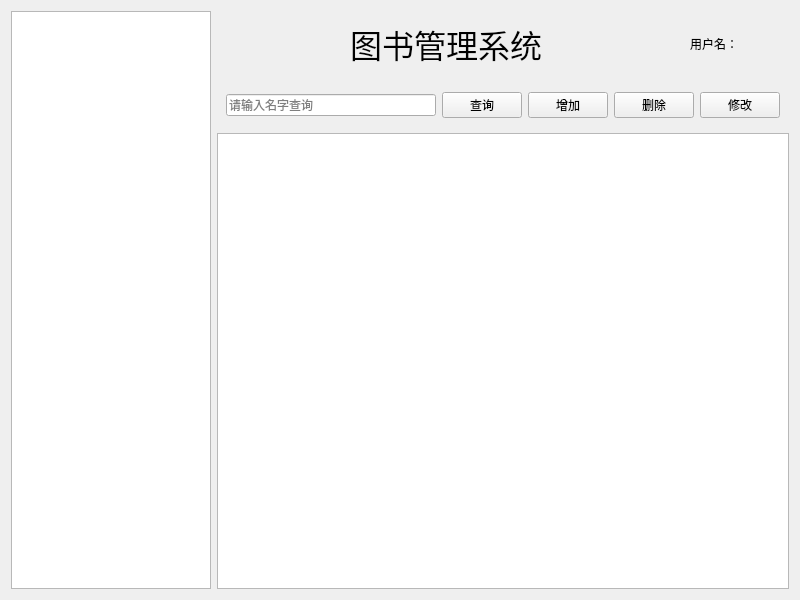
<?xml version="1.0" encoding="UTF-8"?>
<ui version="4.0">
 <class>homePage</class>
 <widget class="QWidget" name="homePage">
  <property name="geometry">
   <rect>
    <x>0</x>
    <y>0</y>
    <width>800</width>
    <height>600</height>
   </rect>
  </property>
  <property name="windowTitle">
   <string>Form</string>
  </property>
  <layout class="QGridLayout" name="gridLayout_5">
   <item row="0" column="0" rowspan="3">
    <widget class="QWidget" name="widget_page" native="true">
     <property name="minimumSize">
      <size>
       <width>200</width>
       <height>0</height>
      </size>
     </property>
     <property name="maximumSize">
      <size>
       <width>200</width>
       <height>16777215</height>
      </size>
     </property>
     <layout class="QGridLayout" name="gridLayout_4">
      <property name="leftMargin">
       <number>0</number>
      </property>
      <property name="topMargin">
       <number>0</number>
      </property>
      <property name="rightMargin">
       <number>0</number>
      </property>
      <property name="bottomMargin">
       <number>0</number>
      </property>
      <property name="spacing">
       <number>0</number>
      </property>
      <item row="0" column="0">
       <widget class="QTreeWidget" name="treeWidget">
        <attribute name="headerVisible">
         <bool>false</bool>
        </attribute>
        <column>
         <property name="text">
          <string notr="true">1</string>
         </property>
        </column>
       </widget>
      </item>
     </layout>
    </widget>
   </item>
   <item row="0" column="1">
    <widget class="QWidget" name="widget_title" native="true">
     <layout class="QGridLayout" name="gridLayout_2">
      <item row="0" column="0">
       <widget class="QLabel" name="label_title">
        <property name="font">
         <font>
          <pointsize>24</pointsize>
         </font>
        </property>
        <property name="text">
         <string>图书管理系统</string>
        </property>
        <property name="alignment">
         <set>Qt::AlignCenter</set>
        </property>
       </widget>
      </item>
     </layout>
    </widget>
   </item>
   <item row="0" column="2">
    <widget class="QWidget" name="widget_username" native="true">
     <property name="minimumSize">
      <size>
       <width>108</width>
       <height>30</height>
      </size>
     </property>
     <property name="maximumSize">
      <size>
       <width>108</width>
       <height>30</height>
      </size>
     </property>
     <layout class="QHBoxLayout" name="horizontalLayout">
      <item>
       <widget class="QLabel" name="label_uname">
        <property name="text">
         <string>用户名：</string>
        </property>
       </widget>
      </item>
      <item>
       <widget class="QLabel" name="label_realname">
        <property name="text">
         <string/>
        </property>
       </widget>
      </item>
     </layout>
    </widget>
   </item>
   <item row="1" column="1" colspan="2">
    <widget class="QWidget" name="widget_function" native="true">
     <layout class="QGridLayout" name="gridLayout_3">
      <item row="0" column="0">
       <widget class="QLineEdit" name="lineEdit">
        <property name="placeholderText">
         <string>请输入名字查询</string>
        </property>
       </widget>
      </item>
      <item row="0" column="1">
       <widget class="QPushButton" name="btn_query">
        <property name="text">
         <string>查询</string>
        </property>
       </widget>
      </item>
      <item row="0" column="2">
       <widget class="QPushButton" name="btn_add">
        <property name="text">
         <string>增加</string>
        </property>
       </widget>
      </item>
      <item row="0" column="3">
       <widget class="QPushButton" name="btn_del">
        <property name="text">
         <string>删除</string>
        </property>
       </widget>
      </item>
      <item row="0" column="4">
       <widget class="QPushButton" name="btn_modify">
        <property name="text">
         <string>修改</string>
        </property>
       </widget>
      </item>
     </layout>
    </widget>
   </item>
   <item row="2" column="1" colspan="2">
    <widget class="QWidget" name="widget_text" native="true">
     <layout class="QGridLayout" name="gridLayout">
      <property name="leftMargin">
       <number>0</number>
      </property>
      <property name="topMargin">
       <number>0</number>
      </property>
      <property name="rightMargin">
       <number>0</number>
      </property>
      <property name="bottomMargin">
       <number>0</number>
      </property>
      <property name="spacing">
       <number>0</number>
      </property>
      <item row="0" column="0">
       <widget class="QTableView" name="tableView">
        <attribute name="horizontalHeaderVisible">
         <bool>true</bool>
        </attribute>
        <attribute name="verticalHeaderVisible">
         <bool>false</bool>
        </attribute>
       </widget>
      </item>
     </layout>
    </widget>
   </item>
  </layout>
 </widget>
 <resources/>
 <connections/>
</ui>
